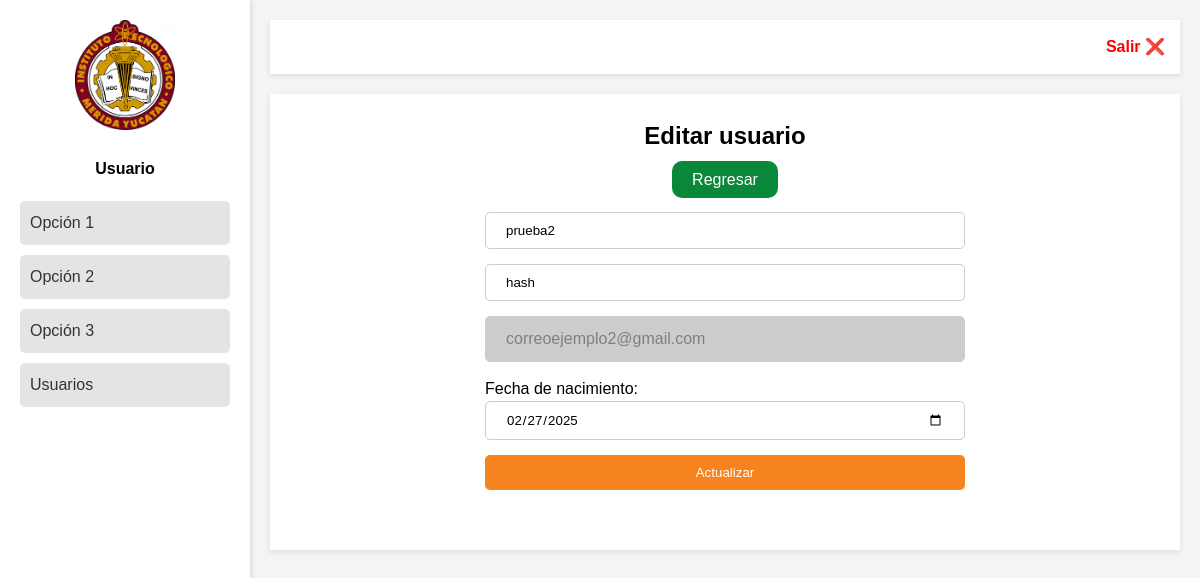
/editar-usuario.php?id=16 (signed in), run on the app's committed database.
### tables this page shows
CREATE TABLE `usuarios` (
  `ID` int(11) NOT NULL,
  `nombre` varchar(50) DEFAULT NULL,
  `apellido` varchar(50) DEFAULT NULL,
  `email` varchar(30) DEFAULT NULL,
  `contrasena` varchar(100) DEFAULT NULL,
  `fecha_nacimiento` date DEFAULT NULL
);

### editar-usuario.php (the view, shortened to what this page needs)
<!DOCTYPE html>
<html lang="es">
<head>
    <link rel="stylesheet" href="CSS/estilos.css">
</head>
<body>
    <div class="flex-container">
        <div class="sidebar">
            <?php
            include "utils/nav-bar.php"
            ?>
        </div>
        <div class="main-content">
            <header>
                <?php include "utils/header.php" ?>
            </header>
            <?php
            require "conn.php";
            $id_usuario = $_GET["id"];
            $todos = "SELECT * FROM usuarios WHERE ID = '$id_usuario' ";
            $resultado = mysqli_query($conectar, $todos);
            $fila = $resultado->fetch_array();
            ?>
            <section class="dashboard">
                <div class="tittle-div">
                    <h1 class="title">Editar usuario</h1>
                </div>
                <div class="btn">
                    <a class="btn-green" href="ver-usuario.php?id=<?php echo $fila["ID"]; ?>">Regresar</a>
                </div>
                <div class="form-container">
                    <form action="guardar-editar_usuario.php" method="post">
                        <input class="input-login ancho-uniforme" value="<?php echo $fila['nombre'] ?>" type="text" name="nombre" placeholder="Nombre(s)">
                        <input class="input-login ancho-uniforme" value="<?php echo $fila['apellido'] ?>" type="text" name="apellido" placeholder="Apellido">
                        <div class="input-login correo">
                            <?php echo $fila['email'] ?>
                        </div>
                        <p class="entrada-label" for="birthdate">Fecha de nacimiento:</p>
                        <input class="input-login ancho-uniforme" value="<?php echo $fila['fecha_nacimiento'] ?>" type="date" name="fecha_nacimiento" required>
                        <button class="btn-cuenta ancho-uniforme entrada-label" type="submit" value=>Actualizar</button>
                    </form>
                </div>
            </section>
        </div>
    </div>
</body>
</html>

### CSS/estilos.css (style rules this page uses)
:root { --color1: #ccc; --colorWhite: #ffff; --colorBlack: #202131; --color2: #7c2020; --color3: #f2f4f6; --color4: #f7831e; --color5: #ffcc00; --color6: #098839; }
body { font-weight: 16px; line-height: 24px; }
* { margin: 0; padding: 0; box-sizing: border-box; font-family: Arial, Helvetica, sans-serif; }
.flex-container { display: flex; min-height: 100vh; background-color: #f4f4f4; }
.sidebar { width: 250px; background: var(--colorWhite); padding: 20px; box-shadow: 2px 0 5px rgba(0,0,0,0.1); }
.main-content { flex: 1; padding: 20px; }
.dashboard { display: flex; flex-direction: column; align-items: center; margin-top: 20px; background-color: var(--colorWhite); box-shadow: 0 2px 5px rgba(0,0,0,0.1); padding: 30px; }
.btn-green { background-color: var(--color6); color: white; padding: 10px 20px; border-radius: 10px; border: none; text-decoration: none; cursor: pointer; }
.btn { margin: 20px; text-align: left; align-items:end; }
.btn-cuenta { margin-top: 10px; padding: 10px 20px; background-color: var(--color4); color: white; width: 280px; text-align: center; border: none; border-radius: 5px; margin: auto; margin-bottom: 30px; }
.input-login { padding: 10px 20px; margin: auto; margin-bottom: 15px; border-radius: 5px; border-color: var(--color3); border: 1px solid var(--color1); display: block; }
.correo { background-color: var(--color1); color: grey; }
.ancho-uniforme { width: 480px; }

### data on the page
usuarios: nombre "prueba2", apellido "hash", email "correoejemplo2@gmail.com", fecha_nacimiento "02/27/2025"
